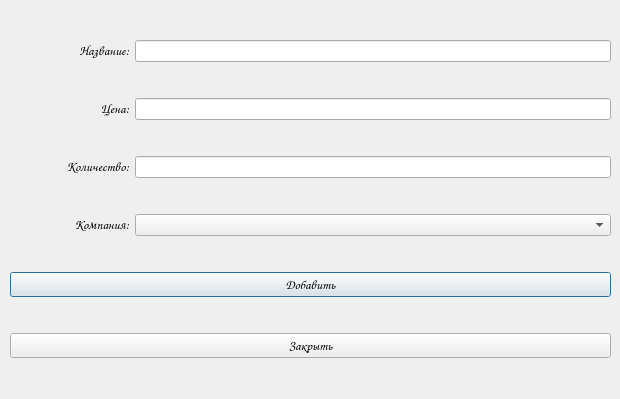
<?xml version="1.0" encoding="UTF-8"?>
<ui version="4.0">
 <class>Dialog</class>
 <widget class="QDialog" name="Dialog">
  <property name="geometry">
   <rect>
    <x>0</x>
    <y>0</y>
    <width>620</width>
    <height>399</height>
   </rect>
  </property>
  <property name="windowTitle">
   <string>Dialog</string>
  </property>
  <widget class="QWidget" name="verticalLayoutWidget">
   <property name="geometry">
    <rect>
     <x>10</x>
     <y>10</y>
     <width>601</width>
     <height>381</height>
    </rect>
   </property>
   <layout class="QVBoxLayout" name="verticalLayout_2">
    <item>
     <layout class="QHBoxLayout" name="horizontalLayout_8" stretch="2,8">
      <item>
       <widget class="QLabel" name="label_8">
        <property name="font">
         <font>
          <family>Comic Sans MS</family>
         </font>
        </property>
        <property name="text">
         <string>&lt;html&gt;&lt;head/&gt;&lt;body&gt;&lt;p align=&quot;right&quot;&gt;&lt;span style=&quot; font-size:10pt;&quot;&gt;Название:&lt;/span&gt;&lt;/p&gt;&lt;/body&gt;&lt;/html&gt;</string>
        </property>
       </widget>
      </item>
      <item>
       <widget class="QLineEdit" name="line_name"/>
      </item>
     </layout>
    </item>
    <item>
     <layout class="QHBoxLayout" name="horizontalLayout_12" stretch="2,8">
      <item>
       <widget class="QLabel" name="label_12">
        <property name="font">
         <font>
          <family>Comic Sans MS</family>
         </font>
        </property>
        <property name="text">
         <string>&lt;html&gt;&lt;head/&gt;&lt;body&gt;&lt;p align=&quot;right&quot;&gt;&lt;span style=&quot; font-size:10pt;&quot;&gt;Цена:&lt;/span&gt;&lt;/p&gt;&lt;/body&gt;&lt;/html&gt;</string>
        </property>
       </widget>
      </item>
      <item>
       <widget class="QLineEdit" name="cost_line"/>
      </item>
     </layout>
    </item>
    <item>
     <layout class="QHBoxLayout" name="horizontalLayout_13" stretch="2,8">
      <item>
       <widget class="QLabel" name="label_13">
        <property name="font">
         <font>
          <family>Comic Sans MS</family>
         </font>
        </property>
        <property name="text">
         <string>&lt;html&gt;&lt;head/&gt;&lt;body&gt;&lt;p align=&quot;right&quot;&gt;&lt;span style=&quot; font-size:10pt;&quot;&gt;Количество:&lt;/span&gt;&lt;/p&gt;&lt;/body&gt;&lt;/html&gt;</string>
        </property>
       </widget>
      </item>
      <item>
       <widget class="QLineEdit" name="av_line"/>
      </item>
     </layout>
    </item>
    <item>
     <layout class="QHBoxLayout" name="horizontalLayout_14" stretch="2,8">
      <item>
       <widget class="QLabel" name="label_14">
        <property name="font">
         <font>
          <family>Comic Sans MS</family>
         </font>
        </property>
        <property name="text">
         <string>&lt;html&gt;&lt;head/&gt;&lt;body&gt;&lt;p align=&quot;right&quot;&gt;&lt;span style=&quot; font-size:10pt;&quot;&gt;Компания:&lt;/span&gt;&lt;/p&gt;&lt;/body&gt;&lt;/html&gt;</string>
        </property>
       </widget>
      </item>
      <item>
       <widget class="QComboBox" name="comp_line"/>
      </item>
     </layout>
    </item>
    <item>
     <widget class="QPushButton" name="btn_add">
      <property name="font">
       <font>
        <family>Comic Sans MS</family>
        <pointsize>10</pointsize>
       </font>
      </property>
      <property name="text">
       <string>Добавить</string>
      </property>
     </widget>
    </item>
    <item>
     <widget class="QPushButton" name="btn_close">
      <property name="font">
       <font>
        <family>Comic Sans MS</family>
        <pointsize>10</pointsize>
       </font>
      </property>
      <property name="text">
       <string>Закрыть</string>
      </property>
     </widget>
    </item>
   </layout>
  </widget>
 </widget>
 <resources/>
 <connections/>
</ui>
